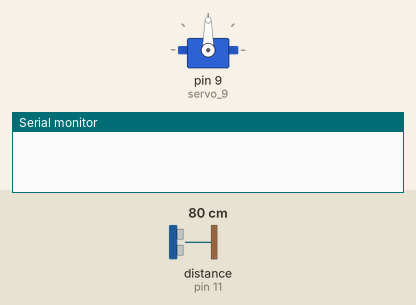
Bench run of a sketch on a simulated Arduino Uno, built with avr-gcc and run on an emulated ATmega328P. Parts: servo, the last lines printed to the serial monitor. Inputs (shaded band) come from the test bench; at power-on: distance to the obstacle (sensor on pin 11) 80 cm. The echo pulse lasts 58.3 µs per cm.

Above: at 0.1 s.
At 1.3 s:
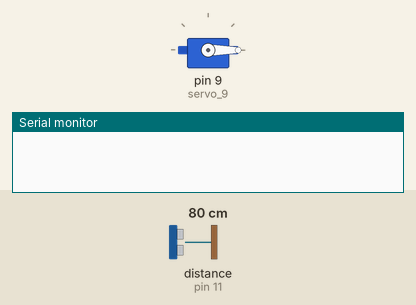
1.4 s: distance to the obstacle (sensor on pin 11) set to 23 cm
3.0 s: distance to the obstacle (sensor on pin 11) set to 18 cm
At 4.7 s:
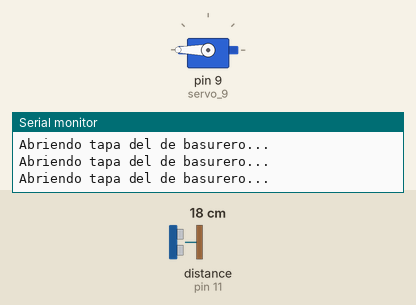
Timing chart, 0 to 6.2 s (numbered marks = the images above; inputs shaded):
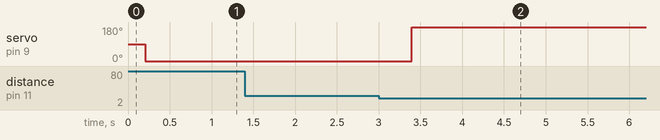

Measured:
- the behaviour switches between 21 and 20 cm on distance to the obstacle (sensor on pin 11) (found by bisection; images 1 and 2)
- after the input at 1.4 s, every drawn part: stays the same
- after the input at 3.0 s, servo on pin 9 (servo_9): 0° → 180° after 0.40 s

The sketch:

sensor_radar.ino
```cpp
/*
 * Estudiantes: Randy Martínez y Gustavo Fallas

 * Carnets: 2014047395 y 2014035394

 * Proyecto #1: IoT - Basurero Inteligente

 * Descripción: El siguiente código parte del módulo movimiento
   autónomo del la tapa del basurero, de manera que se accione
   por medio del sensor radar.

 * Nota: El código original es propiedad de GeekFactory llamado:
   "Sensor ultrasónico HC-SR04 y Arduino" tomado del siguient enlace:
   https://www.geekfactory.mx/tutoriales/tutoriales-arduino/sensor-ultrasonico-hc-sr04-y-arduino/.

 * Aclaración: El código fue ajustado y modificado por Randy y Gustavo
   por las necesidades del proyecto respectivamente.

*/

#include <NewPing.h>
#include <Servo.h>

#define TRIGGER_PIN 12
#define ECHO_PIN 11
#define MAX_DISTANCE 200

NewPing sonar(TRIGGER_PIN, ECHO_PIN, MAX_DISTANCE);

int pos = 0;
Servo servo_9;
bool state;

void radar()
{
  delay(200);
  servo_9.write(pos);

  int uS = sonar.ping_median();
  int distance = (uS / US_ROUNDTRIP_CM);

  /*
  Serial.print("Distancia: ");
  Serial.print(distance);
  Serial.println("cm");
  */

  if (distance <= 20)
  {
    Serial.println("Abriendo tapa del de basurero...");
    state = true;
    pos = 180;
  }

  if (state && distance <= 5)
  {
    Serial.println("Cerrando tapa del basurero...");
    state = false;
    pos = 0;
  }
}

void setup()
{
  Serial.begin(9600);
  servo_9.attach(9);
  state = false;
}

void loop()
{
  radar();
}
```

sensor_radar_v2.ino
```cpp
//https://www.prometec.net/sensor-distancia/

void radar_2()
{
    long duracion, distancia;
    digitalWrite(TRIGGER_PIN, LOW);
    delayMicroseconds(2);
    digitalWrite(TRIGGER_PIN, HIGH);
    delayMicroseconds(10);
    digitalWrite(TRIGGER_PIN, LOW);
    duracion = pulseIn(ECHO_PIN, HIGH);
    distancia = duracion / 2 / 29.1;
    Serial.println(String(distancia) + " cm.");
    if (distancia > MAX_DISTANCE)
    {
        Serial.println("....fuera de rango...");
    }
    else if (distancia < 20 && !state)
    {
        state = !state;
        Serial.println("abrir...motores");
    }
    else if (distancia < 20 && state)
    {
        state = !state;
        Serial.println("cerrando...motores");
    }
    delay(1500);
}
```
